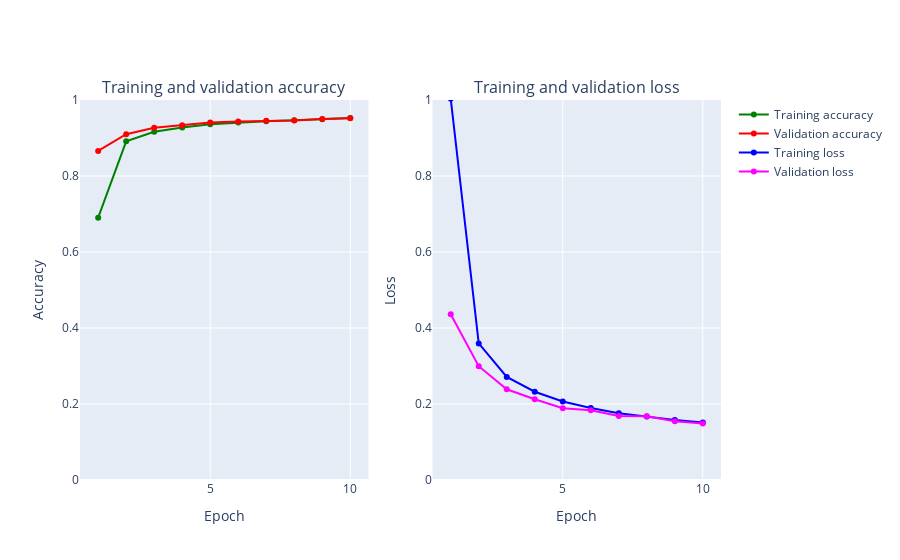

The code cell stored with this chart in its notebook:
### Code cell
# Plotting the loss error (Plotly)
plot_accuracy_and_loss(history)

### Figure 1 — Plotly figure (JSON) as saved in the notebook; plotly's stock layout.template omitted (floating-point values rounded to 4 significant figures)
{"data": [{"marker": {"color": "Green"}, "mode": "markers+lines", "name": "Training accuracy", "text": ["1", "2", "3", "4", "5", "6", "7", "8", "9", "10"], "type": "scatter", "x": [1, 2, 3, 4, 5, 6, 7, 8, 9, 10], "xaxis": "x", "y": [0.6903, 0.8912, 0.9162, 0.9279, 0.9362, 0.9407, 0.9443, 0.9467, 0.9494, 0.9523], "yaxis": "y"}, {"marker": {"color": "Red"}, "mode": "markers+lines", "name": "Validation accuracy", "text": ["1", "2", "3", "4", "5", "6", "7", "8", "9", "10"], "type": "scatter", "x": [1, 2, 3, 4, 5, 6, 7, 8, 9, 10], "xaxis": "x", "y": [0.8659, 0.9098, 0.9272, 0.9333, 0.9409, 0.9437, 0.9456, 0.9458, 0.9499, 0.9521], "yaxis": "y"}, {"marker": {"color": "Blue"}, "mode": "markers+lines", "name": "Training loss", "text": ["1", "2", "3", "4", "5", "6", "7", "8", "9", "10"], "type": "scatter", "x": [1, 2, 3, 4, 5, 6, 7, 8, 9, 10], "xaxis": "x2", "y": [1.003, 0.3593, 0.2712, 0.2322, 0.2064, 0.1892, 0.1759, 0.1669, 0.1582, 0.1515], "yaxis": "y2"}, {"marker": {"color": "Magenta"}, "mode": "markers+lines", "name": "Validation loss", "text": ["1", "2", "3", "4", "5", "6", "7", "8", "9", "10"], "type": "scatter", "x": [1, 2, 3, 4, 5, 6, 7, 8, 9, 10], "xaxis": "x2", "y": [0.4361, 0.2994, 0.2388, 0.2125, 0.1891, 0.1838, 0.1686, 0.1679, 0.1545, 0.1489], "yaxis": "y2"}], "layout": {"annotations": [{"font": {"size": 16}, "showarrow": false, "text": "Training and validation accuracy", "x": 0.225, "xanchor": "center", "xref": "paper", "y": 1, "yanchor": "bottom", "yref": "paper"}, {"font": {"size": 16}, "showarrow": false, "text": "Training and validation loss", "x": 0.775, "xanchor": "center", "xref": "paper", "y": 1, "yanchor": "bottom", "yref": "paper"}], "xaxis": {"anchor": "y", "domain": [0, 0.45], "title": {"text": "Epoch"}}, "xaxis2": {"anchor": "y2", "domain": [0.55, 1], "title": {"text": "Epoch"}}, "yaxis": {"anchor": "x", "domain": [0, 1], "range": [0, 1], "title": {"text": "Accuracy"}}, "yaxis2": {"anchor": "x2", "domain": [0, 1], "range": [0, 1], "title": {"text": "Loss"}}}}
